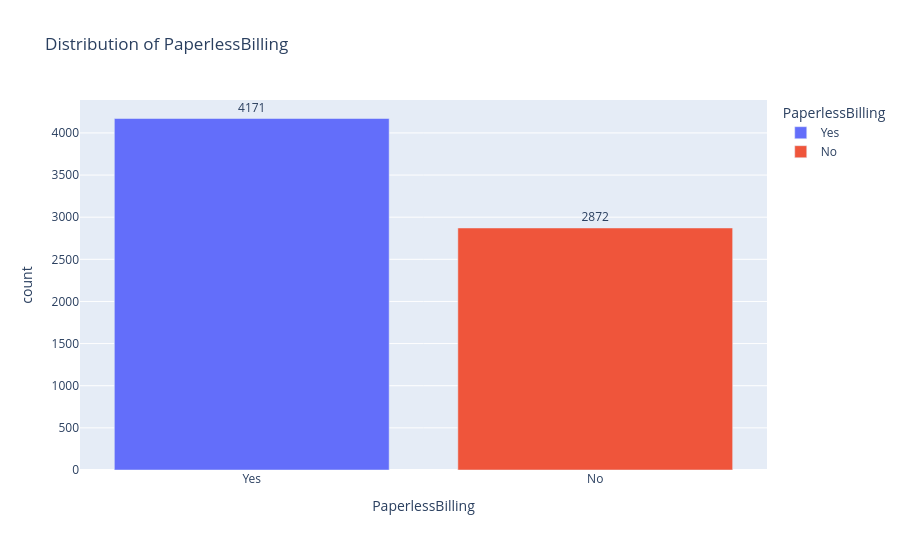

The code cell stored with this chart in its notebook:
### Code cell
distribution('PaperlessBilling')

### Figure 1 — Plotly figure (JSON) as saved in the notebook; plotly's stock layout.template omitted (floating-point values rounded to 4 significant figures)
{"data": [{"alignmentgroup": "True", "hovertemplate": "PaperlessBilling=%{x}<br>count=%{text}<extra></extra>", "legendgroup": "Yes", "marker": {"color": "#636efa", "pattern": {"shape": ""}}, "name": "Yes", "offsetgroup": "Yes", "orientation": "v", "showlegend": true, "text": [4171], "textposition": "outside", "type": "bar", "x": ["Yes"], "xaxis": "x", "y": [4171], "yaxis": "y"}, {"alignmentgroup": "True", "hovertemplate": "PaperlessBilling=%{x}<br>count=%{text}<extra></extra>", "legendgroup": "No", "marker": {"color": "#EF553B", "pattern": {"shape": ""}}, "name": "No", "offsetgroup": "No", "orientation": "v", "showlegend": true, "text": [2872], "textposition": "outside", "type": "bar", "x": ["No"], "xaxis": "x", "y": [2872], "yaxis": "y"}], "layout": {"barmode": "relative", "height": 550, "legend": {"title": {"text": "PaperlessBilling"}, "tracegroupgap": 0}, "title": {"text": "Distribution of PaperlessBilling"}, "width": 900, "xaxis": {"anchor": "y", "categoryarray": ["Yes", "No"], "categoryorder": "array", "domain": [0, 1], "title": {"text": "PaperlessBilling"}}, "yaxis": {"anchor": "x", "domain": [0, 1], "title": {"text": "count"}}}}
